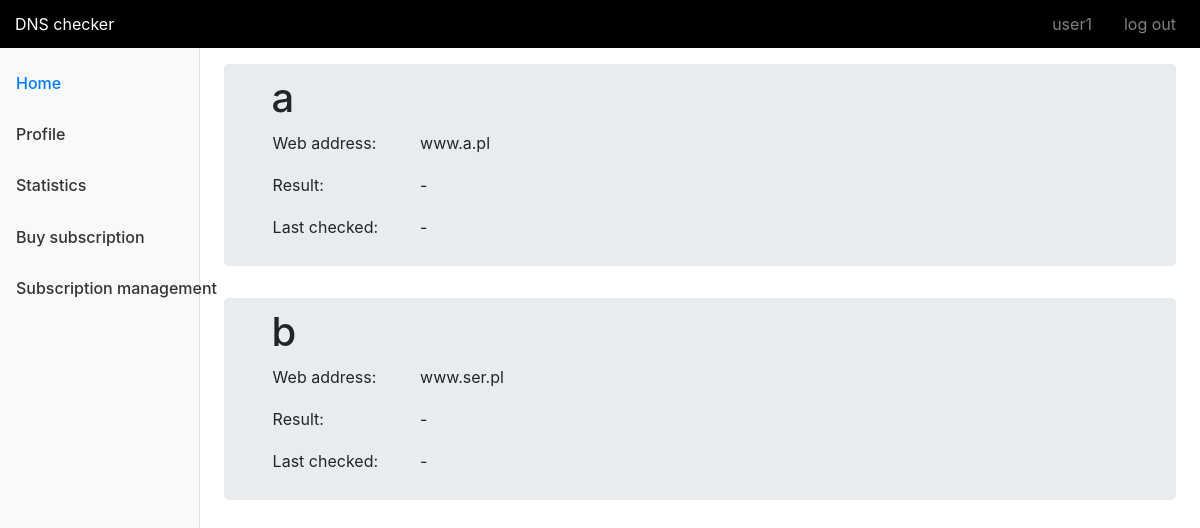
Page /user_page/ (signed in) on the earlier database version.
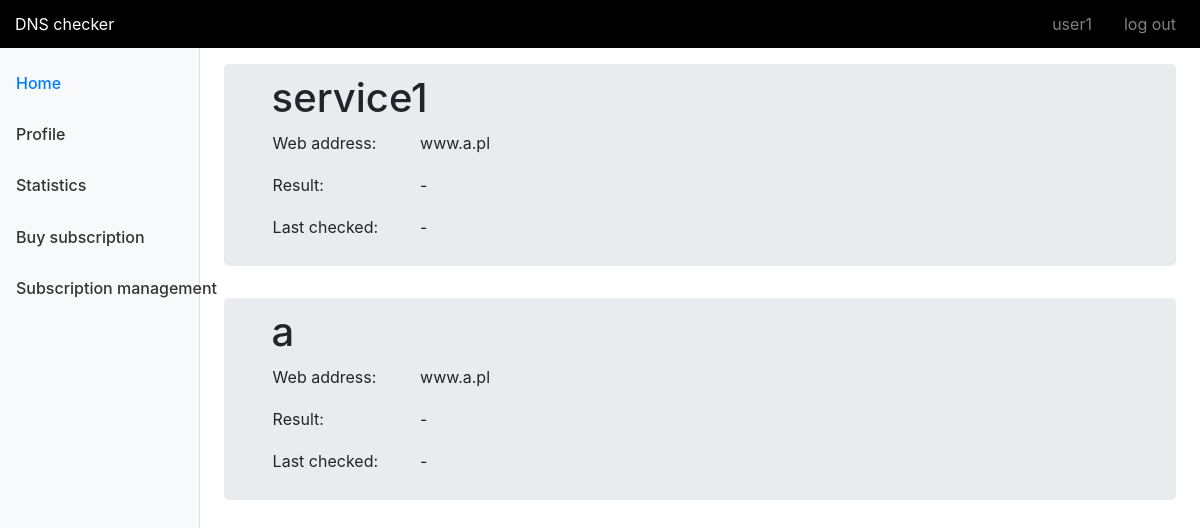
Same page on the later database version.
### user_side/models.py (models this page shows)
class Service(models.Model):
    label = models.CharField(max_length=100)
    web_address = models.CharField(max_length=100)
    IP = models.GenericIPAddressField()

### user_side/views.py (the view)
# urls.py: path('user_page/', user_side.home_page_view, name='user page'),
def home_page_view(request, *args, **kwargs):
    if not request.user.is_authenticated:
        return render(request, 'user_page/403.html')
    current_user = request.user
    subscriptions = Subscription.objects.filter(user_id=current_user, end_date__gte=datetime.now())
    services = {}
    for subscription in subscriptions:
        service = subscription.service
        last_response = Responses.objects.filter(service_id=service.id).order_by('-id').first()
        services[service] = last_response
    user_services = []
    for service in services:
        result = services[service]
        if result:
            returned_ip = Response.objects.filter(responses_id=result.id).order_by('-id')
            result_str = result.result
            if result_str == 'successful' and returned_ip.first().returned_ip != service.IP:
                result_str = 'wrong IP          expected: ' + service.IP + '          got: ' + returned_ip.first().returned_ip
            elif result_str.startswith('internal failure'):
                result_str = 'internal failure occurred'
            elif result_str.startswith('DNS error'):
                result_str = 'DNS error occurred'
            date = result.date.strftime('%d-%m-%Y %H:%M:%S')
        else:
            returned_ip = '-'
            result_str = '-'
            date = '-'
        user_services.append({'label': service.label,
                              'web_address': service.web_address,
                              'ip': returned_ip,
                              'result': result_str,
                              'last_checked': date
                              })
    return render(request, "user_page/home.html", {'user_services': user_services})

### templates/user_page/home.html (shortened to what this page needs)
{% extends "user_page/base.html" %}
{%  load static %}
{% block sidebar %}
    <li class="nav-item"><a class="nav-link active" href="{% url 'user page' %}">Home</a></li>
    <li class="nav-item"><a class="nav-link" href="{% url 'user profile' %}">Profile</a></li>
    <li class="nav-item"><a class="nav-link" href="{% url 'user statistics' %}">Statistics</a></li>
    <li class="nav-item"><a class="nav-link" href="{% url 'buy subscription' %}">Buy subscription</a></li>
    <li class="nav-item"><a class="nav-link" href="{% url 'subscription management' %}">Subscription management</a></li>
{% endblock %}
{% block content %}
    {% for service in user_services %}
        <div class="home_container">
            <h1> {{ service.label }}</h1>
            <table>
                <tr>
                    <td style="font-weight: normal;"><p>Web address:</p></td>
                    <td style="font-weight: normal;"><p style="margin-left: 40px;">{{  service.web_address }}</p></td>
                </tr>
                <tr>
                    <td style="font-weight: normal;"><p>Result:</p></td>
                    <td style="font-weight: normal;"><p style="margin-left: 40px; white-space: pre">{{  service.result }}</p></td>
                </tr>
                <tr>
                    <td style="font-weight: normal;"><p>Last checked:</p></td>
                    <td style="font-weight: normal;"><p style="margin-left: 40px;">{{  service.last_checked }}</p></td>
                </tr>
            </table>
        </div>
    {% endfor %}
{% endblock %}

Differences in the rows shown:
removed Service: web_address "www.ser.pl"
added Service: label "service1", web_address "www.a.pl"
Other differences:
new list line: "Web address: Result: - Last checked: -"
list line gone: "b Web address: Result: - Last checked: -"
